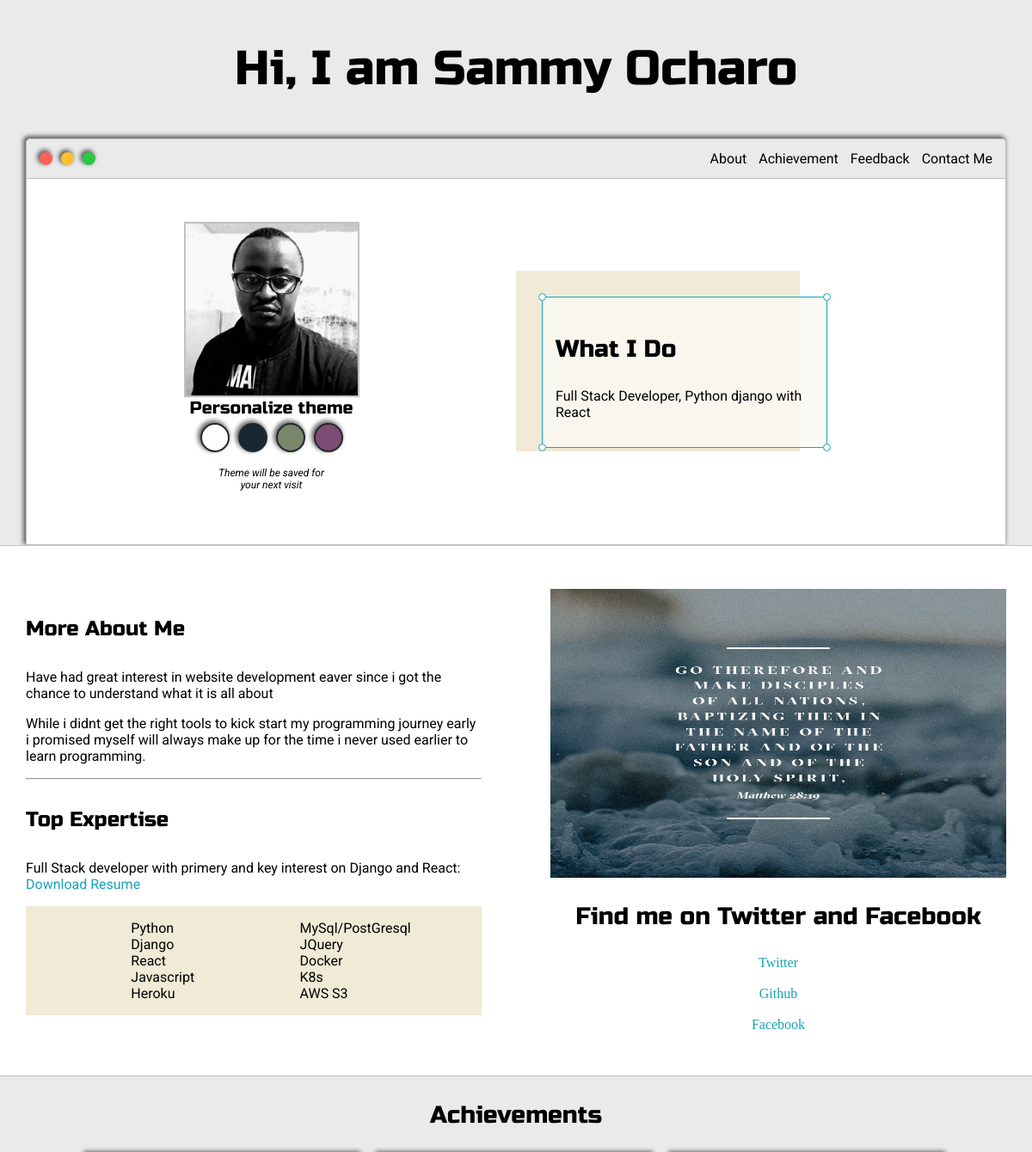
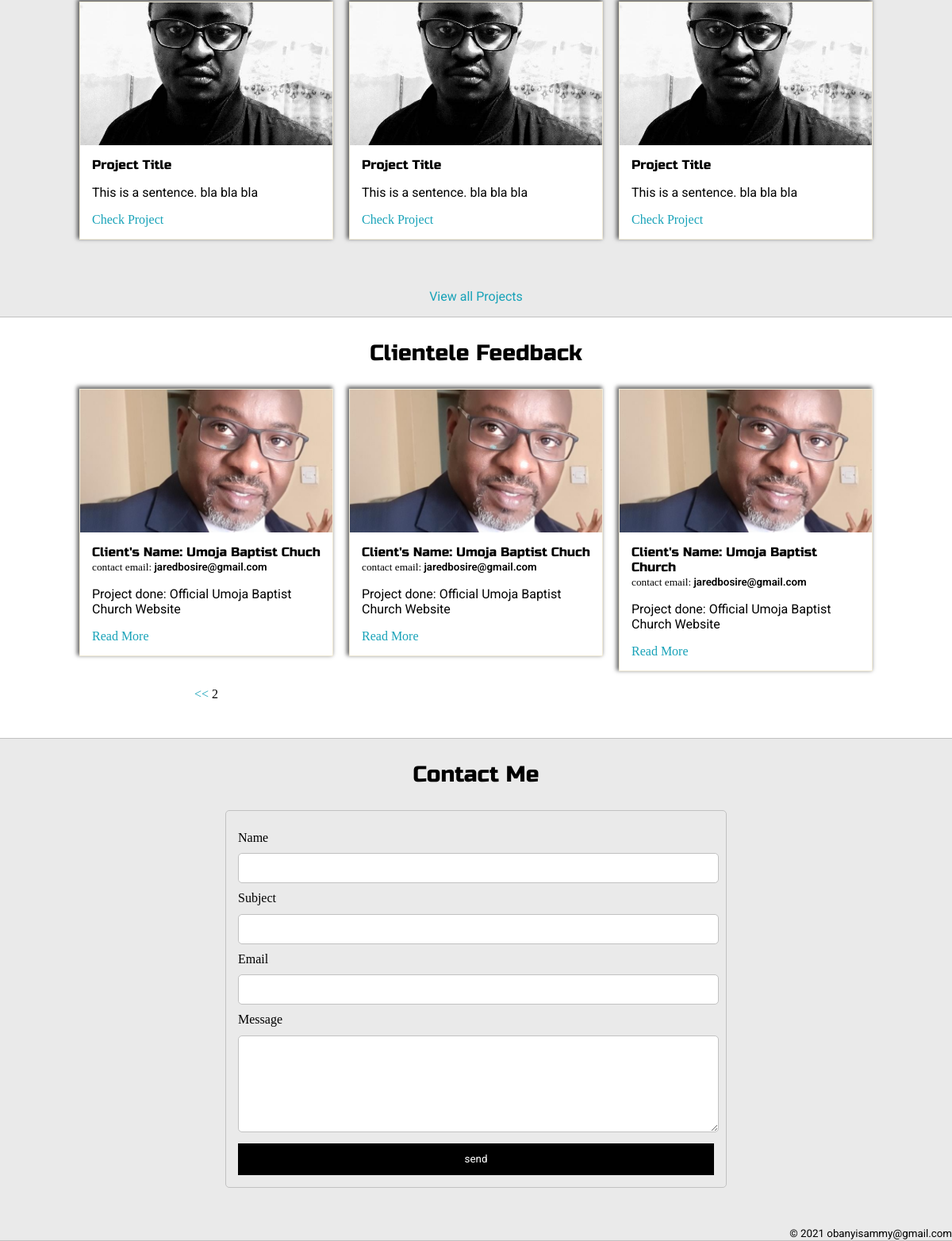
Screenshot of /?page=2 with the database file from the repository (2 pictures, top to bottom).
### portfolioWebsite/models.py (models this page shows, shortened)
class Feedback(models.Model):
    id = models.AutoField(primary_key=True)
    Photo = models.ImageField(upload_to = 'media')
    Title = models.CharField(max_length=100)
    SubTitle = models.CharField(max_length=120)
    contact_email = models.EmailField()

### portfolioWebsite/views.py (the view)
# urls.py: 2. Add a URL to urlpatterns:  path('', Home.as_view(), name='home')
def Home(request):
    feedbacks_list = Feedback.objects.all().order_by('-id')
    paginator = Paginator(feedbacks_list, 3)
    page_number = request.GET.get('page')
    try:
        feedbacks = paginator.page(page_number)
    except PageNotAnInteger:
        feedbacks = paginator.page(1)
    context = {
        'feedbacks': feedbacks
    }
    return render(request, 'Home.html', context)

### portfolioWebsite/templates/Home.html (shortened to what this page needs)
{% extends 'Base.html' %} {% block content %}
<section class="s1">
    <div class="main-container">
        <div class="greeting-wrapper">
            <h1>Hi, I am Sammy Ocharo</h1>
        </div>
        <div class="intro-wrapper">
            {% include 'Navbar.html' %}
            <div class="left-column">
                <img id="profile_picture" src="media/pic.jpg" alt="">
                <h5 style="text-align: center; margin: 0;">Personalize theme</h5>
                <div id="theme-option">
                    <div data-mode="light" id="light-mode" class="theme-dot"></div>
                    <div data-mode="blue" id="blue-mode" class="theme-dot"></div>
                    <div data-mode="green" id="green-mode" class="theme-dot"></div>
                    <div data-mode="purple" id="purple-mode" class="theme-dot"></div>
                </div>
                <p id="settings-note">Theme will be saved for<br> your next visit</p>
            </div>
            <div class="right-column">
                <div id="preview-shadow">
                    <div id="preview">
                        <div id="corner-tl" class="corner"></div>
                        <div id="corner-tr" class="corner"></div>
                        <h3>What I Do</h3>
                        <p>Full Stack Developer, Python django with React</p>
                        <div id="corner-bl" class="corner"></div>
                        <div id="corner-br" class="corner"></div>
                    </div>
                </div>
            </div>
        </div>
    </div>
</section>
<section class="s2">
    <div class="main-container">
        <div class="about-wrapper">
            <div class="about-me" id="about">
                <h4>More About Me</h4>
                <p>Have had great interest in website development eaver since i got the chance to understand what it is all about</p>
                <p>While i didnt get the right tools to kick start my programming journey early i promised myself will always make up for the time i never used earlier to learn programming.</p>
                <hr>
                <h4>Top Expertise</h4>
                <p>Full Stack developer with primery and key interest on Django and React: <a href="static/SAMMY OBANYI_CV.pdf" target="_blank">Download Resume</a></p>
                <div id="skills">
                    <ul>
                        <li>Python</li>
                        <li>Django</li>
                        <li>React</li>
                        <li>Javascript</li>
                        <li>Heroku</li>
                    </ul>
                    <ul>
                        <li>MySql/PostGresql</li>
                        <li>JQuery</li>
                        <li>Docker</li>
                        <li>K8s</li>
                        <li>AWS S3</li>
                    </ul>
                </div>
            </div>
            <div class="social-links">
                <img id="social_img" src="media/scripture.jpg" alt="">
                <h3>Find me on Twitter and Facebook</h3>
                <a class="social_links" target="_blank" href="#">Twitter</a>
                <br>
                <a class="social_links" target="_blank" href="https://github.com/SammyOcharo?tab=repositories">Github</a>
                <br>
                <a class="social_links" target="_blank" href="#">Facebook</a>
            </div>
        </div>
    </div>
</section>
<section class="s1">
    <div class="main-container" id="achievement">
        <h3 style="text-align: center;">Achievements</h3>
        <div class="post-wrapper">
            <div>
                <div class="post">
                    <img class="thumbnail" src="media/pic.jpg" alt="">
                    <div class="post-preview">
                        <h6 class="project-title">Project Title</h6>
                        <p class="project-intro"> This is a sentence. bla bla bla</p>
                        <a href="post">Check Project</a>
                    </div>
                </div>
            </div>
            <div>
                <div class="post">
                    <img class="thumbnail" src="media/pic.jpg" alt="">
                    <div class="post-preview">
                        <h6 class="project-title">Project Title</h6>
                        <p class="project-intro"> This is a sentence. bla bla bla</p>
                        <a href="post">Check Project</a>
                    </div>
                </div>
            </div>
            <div>
                <div class="post">
                    <img class="thumbnail" src="media/pic.jpg" alt="">
                    <div class="post-preview">
                        <h6 class="project-title">Project Title</h6>
                        <p class="project-intro"> This is a sentence. bla bla bla</p>
                        <a href="post">Check Project</a>
                    </div>
                </div>
            </div>
        </div>
        <p style="text-align: center;"><a href="{% url 'posts' %}">View all Projects</a></p>
    </div>
</section>
<section class="s2" id="feedback">
    <div class="main-container">
        <h3 style="text-align: center;">Clientele Feedback</h3>
        <div class="post-wrapper">
            {% for Feedback in feedbacks %}
            <div>
                <div class="post">
                    <img class="thumbnail" src="media/media/passy.jpg" alt="">
                    <div class="post-preview">
                        <h6 class="project-title">Client's Name: {{ Feedback.Title }}</h6>
                        <small>contact email: <span style="font-weight: 600; color: black;">{{ Feedback.contact_email }}</span></small>
                        <p class="project-intro">Project done: <span>{{ Feedback.SubTitle }}</span></p>
                        <a class="btn" data-popup-open="popup-1" href="">Read More</a>
                    </div>
                </div>
            </div>
            {% endfor %}
            <div style="text-align: center; justify-content: center;">
                {%if feedbacks.has_previous %}
                <a href="?page={{feedbacks.previous_page_number}}">
                    <<</a>{% endif %} {{feedbacks.number}}
            </div>
        </div>
</section>
<section class="s1" id="contact">
    <div class="main-container">
        <h3 style="text-align: center;">Contact Me</h3>
        <form id="contact-form">
            <label>Name</label>
            <input class="input-field" name="name" type="text">
            <label>Subject</label>
            <input class="input-field" name="subject" type="text">
            <label>Email</label>
            <input class="input-field" name="email" type="text">
            <label>Message</label>
            <textarea class="input-field" name="message" type="text"></textarea>
            <input id="submit-btn" type="submit" value="send">
        </form>
    </div>
    <small style="float: right;"><span style="font-weight: 400;">© 2021 obanyisammy@gmail.com</span></small>
</section>
{% endblock content %}

### rows the page displays
Feedback: Title "Umoja Baptist Chuch", contact_email "jaredbosire@gmail.com", SubTitle "Official Umoja Baptist Church Website"
Feedback: Title "Umoja Baptist Chuch", contact_email "jaredbosire@gmail.com", SubTitle "Official Umoja Baptist Church Website"
Feedback: Title "Umoja Baptist Church", contact_email "jaredbosire@gmail.com", SubTitle "Official Umoja Baptist Church Website"

### other values shown
{{ feedbacks.number }} "2"
